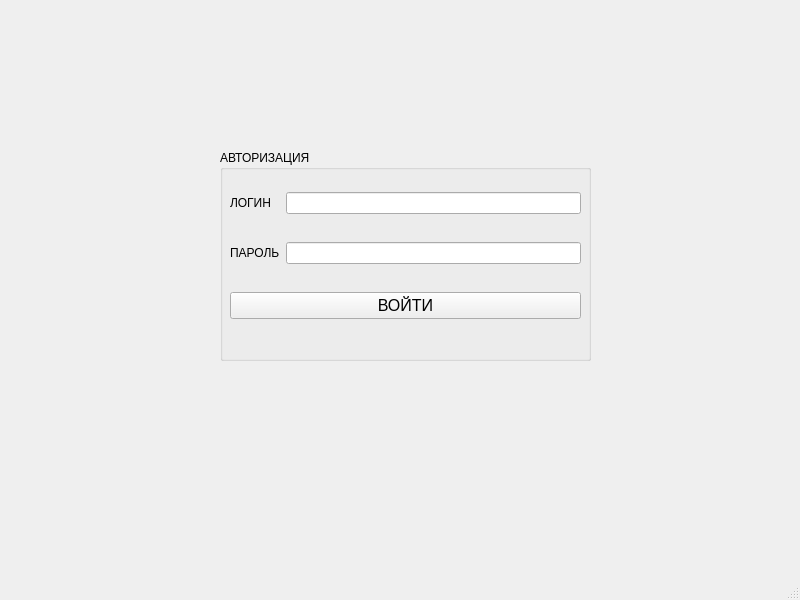
<?xml version="1.0" encoding="UTF-8"?>
<ui version="4.0">
 <class>AutorizationWindow</class>
 <widget class="QMainWindow" name="AutorizationWindow">
  <property name="geometry">
   <rect>
    <x>0</x>
    <y>0</y>
    <width>800</width>
    <height>600</height>
   </rect>
  </property>
  <property name="minimumSize">
   <size>
    <width>800</width>
    <height>600</height>
   </size>
  </property>
  <property name="maximumSize">
   <size>
    <width>800</width>
    <height>600</height>
   </size>
  </property>
  <property name="windowTitle">
   <string>Авторизация</string>
  </property>
  <property name="windowIcon">
   <iconset>
    <normaloff>../../xlsx/32.ico</normaloff>../../xlsx/32.ico</iconset>
  </property>
  <widget class="QWidget" name="centralwidget">
   <widget class="QGroupBox" name="groupBox">
    <property name="geometry">
     <rect>
      <x>220</x>
      <y>150</y>
      <width>371</width>
      <height>211</height>
     </rect>
    </property>
    <property name="title">
     <string>АВТОРИЗАЦИЯ</string>
    </property>
    <widget class="QWidget" name="layoutWidget">
     <property name="geometry">
      <rect>
       <x>10</x>
       <y>20</y>
       <width>351</width>
       <height>171</height>
      </rect>
     </property>
     <layout class="QGridLayout" name="gridLayout_2">
      <item row="2" column="0" colspan="2">
       <widget class="QPushButton" name="autorizationbtn">
        <property name="font">
         <font>
          <pointsize>12</pointsize>
         </font>
        </property>
        <property name="text">
         <string>ВОЙТИ</string>
        </property>
       </widget>
      </item>
      <item row="0" column="0">
       <widget class="QLabel" name="login">
        <property name="text">
         <string>ЛОГИН</string>
        </property>
       </widget>
      </item>
      <item row="0" column="1">
       <widget class="QLineEdit" name="login_input"/>
      </item>
      <item row="1" column="0">
       <widget class="QLabel" name="password">
        <property name="text">
         <string>ПАРОЛЬ</string>
        </property>
       </widget>
      </item>
      <item row="1" column="1">
       <widget class="QLineEdit" name="password_input">
        <property name="text">
         <string/>
        </property>
        <property name="echoMode">
         <enum>QLineEdit::Password</enum>
        </property>
       </widget>
      </item>
     </layout>
    </widget>
    <widget class="QLabel" name="badautorization">
     <property name="geometry">
      <rect>
       <x>0</x>
       <y>190</y>
       <width>371</width>
       <height>21</height>
      </rect>
     </property>
     <property name="font">
      <font>
       <stylestrategy>PreferDefault</stylestrategy>
      </font>
     </property>
     <property name="layoutDirection">
      <enum>Qt::LeftToRight</enum>
     </property>
     <property name="autoFillBackground">
      <bool>false</bool>
     </property>
     <property name="styleSheet">
      <string notr="true">color: rgb(255, 0, 4);</string>
     </property>
     <property name="text">
      <string/>
     </property>
     <property name="textFormat">
      <enum>Qt::AutoText</enum>
     </property>
     <property name="scaledContents">
      <bool>false</bool>
     </property>
     <property name="alignment">
      <set>Qt::AlignCenter</set>
     </property>
     <property name="wordWrap">
      <bool>false</bool>
     </property>
    </widget>
   </widget>
  </widget>
  <widget class="QStatusBar" name="statusbar"/>
 </widget>
 <resources/>
 <connections/>
</ui>
